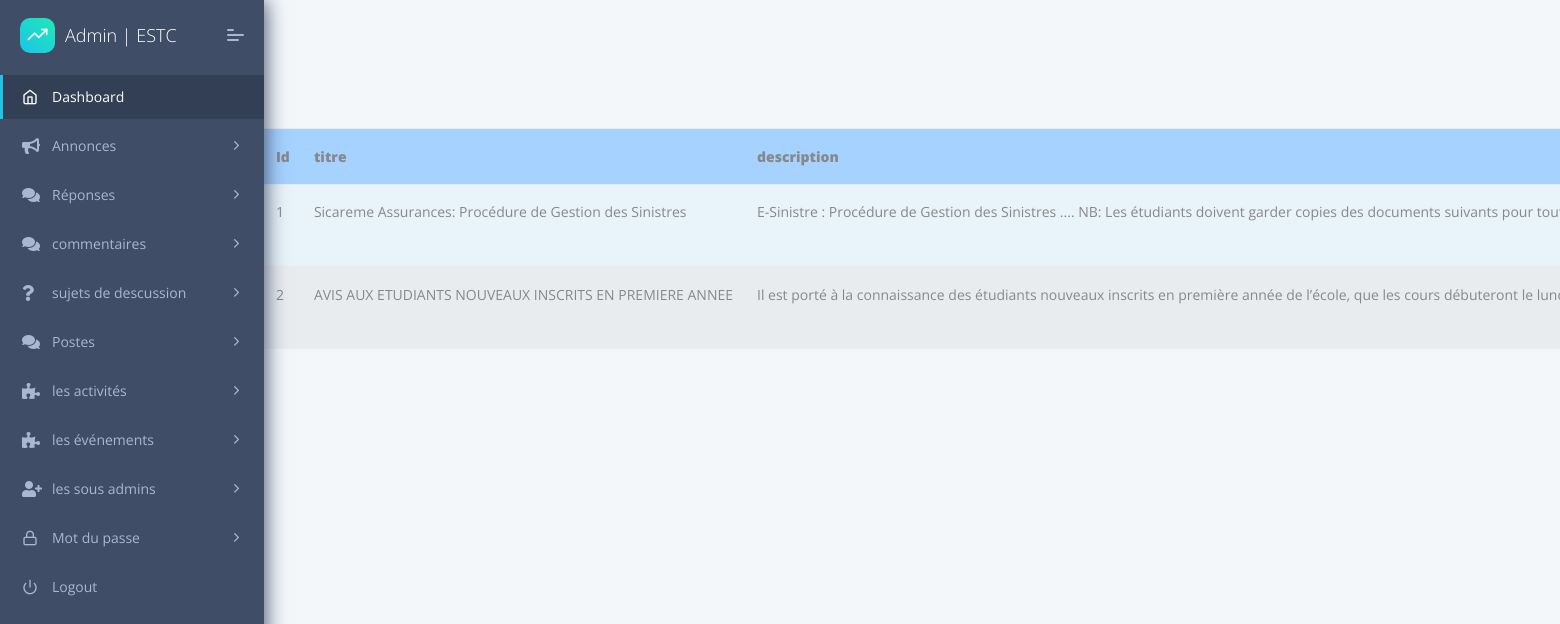
Screenshot of /annonce_list with the database file from the repository.
### blog/models.py (models this page shows, shortened)
class annonce(models.Model):
    titre = models.CharField(max_length=100)
    description = models.TextField()
    date = models.DateTimeField(auto_now_add=True)

### blog/views.py (the view)
# urls.py: path('annonce_list', annonceListView.as_view(), name='annonce_list'),
class annonceListView(ListView):
    model = annonce
    field_list = [
        'titre', 'description', 'date'
    ]
    def get_context_data(self, **kwargs):
        context = super().get_context_data(**kwargs)
        context['main_page_title'] = 'Manage annonces'
        context['panel_name']   =   'annonces'
        context['panel_title']  =   'View annonces Info'
        context['field_list']   =   self.field_list
        return context

### blog/templates/blog/annonce_list.html (shortened to what this page needs)
{% extends "layouts/base.html" %}
{% block content %}
{% load static %}
<!DOCTYPE html>
<html lang="en">
<body>
<br><br><br><br><br><br>
          <center>  <table  class="table table-striped table-responsive-md btn-table"  >
            <thead>
                <tr BGCOLOR="#A6D2FF" WIDTH="290px" HEIGHT="0px" >
                     <th><B>Id</B></th>
                    <th><B>titre</B></th>
                    <th><B>description</B></th>
                </tr>
            </thead>
            <tbody>
{% for object in object_list %}
<div class="col" id="{{comment.id}}">
                <tr    BGCOLOR=" #e9ecef">
                    <td class="">{{ object.id }}</td>
                    <td >{{ object.titre}} </td>
                    <td>{{ object.description }} </td>
                </tr>
                {% endfor %}
            </tbody>
        </table></center>
</body>
</html>
{% endblock content %}

### rows the page displays
annonce: id "1", titre "Sicareme Assurances: Procédure de Gestion des Sinistres", description "E-Sinistre : Procédure de Gestion des Sinistres .... NB: Les étudiants doivent garder copies des documents suivants pour…"
annonce: id "2", titre "AVIS AUX ETUDIANTS NOUVEAUX INSCRITS EN PREMIERE ANNEE", description "Il est porté à la connaissance des étudiants nouveaux inscrits en première année de l’école, que les cours débuteront le…"
